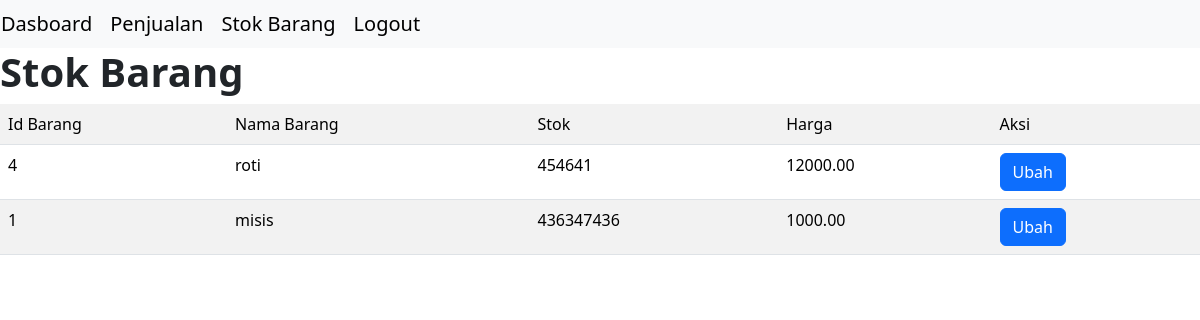
/ukk20/petugas/v_stok_barang.php (signed in), run on the app's committed database.
### tables this page shows
CREATE TABLE `tb_barang` (
  `id_barang` int(11) NOT NULL,
  `nama_barang` varchar(255) NOT NULL,
  `stok_barang` int(11) NOT NULL,
  `harga_barang` decimal(10,2) NOT NULL
);

### ukk20/petugas/v_stok_barang.php (the view, shortened to what this page needs)
<!DOCTYPE html>
<html lang="en">
<head>
</head>
<body>
<link rel="stylesheet" href="../css/bootstrap.min.css">
  <?php include "navbar.php" ?>
  <h1 class="fw-bolder">Stok Barang</h1>
  <table class="table table-striped">
    <tr>
      <td>Id Barang</td>
      <td>Nama Barang</td>
      <td>Stok</td>
      <td>Harga</td>
      <td colspan="2">Aksi</td>
    </tr>
    <?php
    include "../config.php";
    $sql = mysqli_query($koneksi, 'SELECT * FROM tb_barang ORDER BY id_barang DESC');
    foreach ($sql as $barang) {
    ?>
      <tr>
        <td><?= $barang['id_barang'] ?> </td>
        <td><?= $barang['nama_barang'] ?></td>
        <td><?= $barang['stok_barang'] ?></td>
        <td><?= $barang['harga_barang'] ?></td>
        <td><a href="v_ubah_barang.php?id_barang=<?= $barang['id_barang'] ?>"  class="btn btn-primary">Ubah</a></td>
      </tr>
    <?php } ?>
  </table>
</body>
</html>

### data on the page
tb_barang: id_barang "4", nama_barang "roti", stok_barang "454641", harga_barang "12000.00"
tb_barang: id_barang "1", nama_barang "misis", stok_barang "436347436", harga_barang "1000.00"
